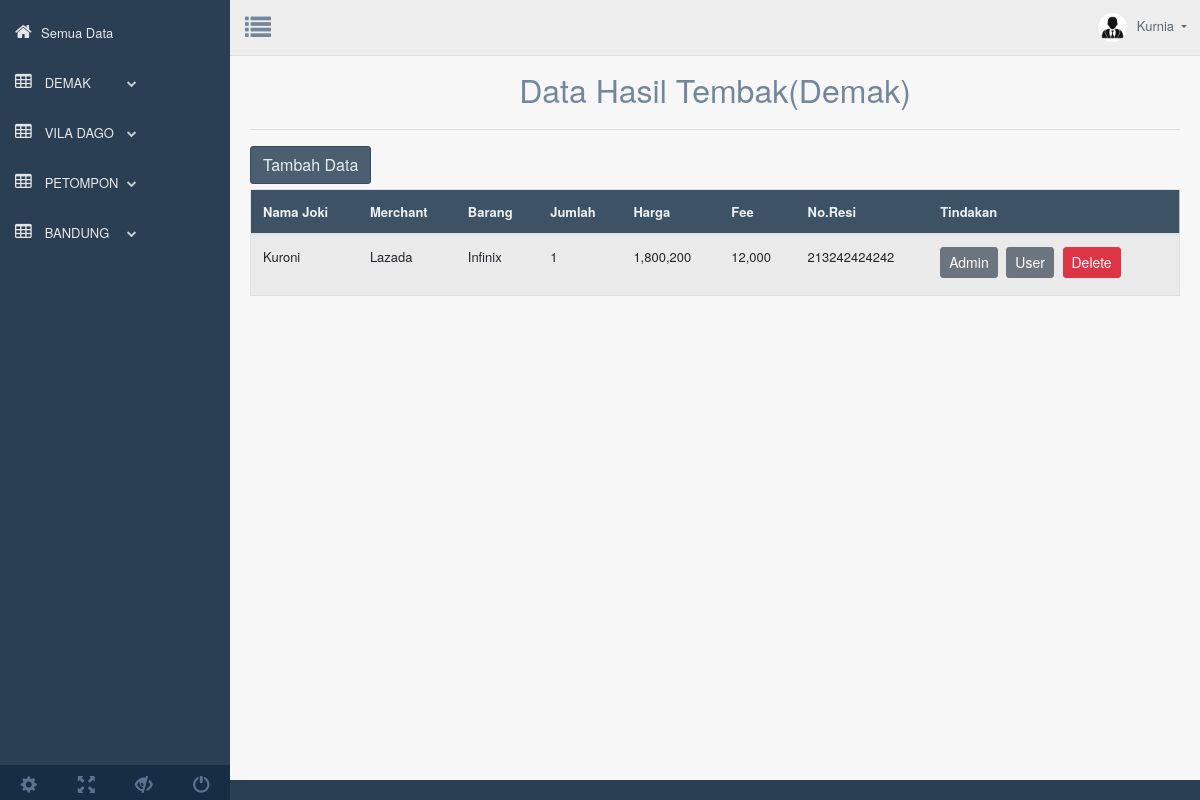
/web_page/index_data.php?page=tmp_rvs_demak (signed in), run on the app's committed database.
### tables this page shows
CREATE TABLE `users` (
  `user_id` bigint(20) NOT NULL,
  `nama_lengkap` text NOT NULL,
  `email` varchar(100) NOT NULL,
  `password` varchar(255) NOT NULL,
  `bank` varchar(255) DEFAULT NULL,
  `no_akun` text DEFAULT NULL,
  `nm_akun` varchar(255) DEFAULT NULL,
  `ovo` text DEFAULT NULL,
  `gopay` text DEFAULT NULL,
  `dana` text DEFAULT NULL,
  `date` timestamp NOT NULL DEFAULT current_timestamp() ON UPDATE current_timestamp()
);

CREATE TABLE `hasiltembak` (
  `id` int(11) NOT NULL,
  `joki` varchar(255) NOT NULL,
  `nmalamat` varchar(255) NOT NULL,
  `merchant` varchar(255) NOT NULL,
  `barang` varchar(255) NOT NULL,
  `jumlah` varchar(255) NOT NULL,
  `harga` varchar(255) NOT NULL,
  `fee` varchar(250) NOT NULL,
  `resi` varchar(255) NOT NULL
);

### web_page/functions.php (called while the page is built, shortened)
<?php
function check_login($con)
{
	if(isset($_SESSION['user_id']))
	{
		$id = $_SESSION['user_id'];
		$query = "select * from users where user_id = '$id' limit 1";
		$result = mysqli_query($con,$query);
		if($result && mysqli_num_rows($result) > 0)
		{
			$user_data = mysqli_fetch_assoc($result);
			return $user_data;
		}
	}
	die;
}

### web_page/revisi_data/1_demak/tmp_revisi_demak.php (the view, shortened to what this page needs)
<?php
include('../../konek_all_dt.php');
?>
	<div class="container" style="margin-top:20px">
		<center><font size="6">Data Hasil Tembak(Demak)</font></center>
		<hr>
		<a href="index_data.php?page=tmbh_dt_demak"><button class="btn btn-dark right">Tambah Data</button></a>
		<div class="table-responsive">
		<table class="table table-striped jambo_table bulk_action">
			<thead>
				<tr>
					<th>Nama Joki</th>
					<th>Merchant</th>
					<th>Barang</th>
					<th>Jumlah</th>
					<th>Harga</th>
					<th>Fee</th>
					<th>No.Resi</th>
					<th>Tindakan</th>
				</tr>
			</thead>
			<tbody>
				<?php
				$sql = mysqli_query($koneksi, "SELECT * FROM hasiltembak WHERE nmalamat='Demak' ") or die(mysqli_error($koneksi));
				if(mysqli_num_rows($sql) > 0){
					while($data = mysqli_fetch_assoc($sql)){
						echo '
						<tr>
							<td>'.$data['joki'].'</td>
							<td>'.$data['merchant'].'</td>
							<td>'.$data['barang'].'</td>
							<td>'.$data['jumlah'].'</td>
							<td>'.$data['harga'].'</td>
							<td>'.$data['fee'].'</td>
							<td>'.$data['resi'].'</td>
							<td>
								<a href="index_data.php?page=login_admn&id='.$data['id'].'&dt=dmk" class="btn btn-secondary btn-sm">Admin</a>
								<a href="index_data.php?page=rvs_demak_user&id='.$data['id'].'" class="btn btn-secondary btn-sm">User</a>
								<a href="delete.php?id='.$data['id'].'" class="btn btn-danger btn-sm" onclick="return confirm(\'Yakin ingin menghapus data ini?\')">Delete</a>
							</td>
						</tr>
						';
					}
				}else{
					echo '
					<tr>
						<td colspan="8">Tidak ada data.</td>
					</tr>
					';
				}
				?>
		</table>
	</div>
	</div>

### web_page/index_data.php (shortened to what this page needs)
<?php
include ("konek_all_dt.php");
 ?>
<?php
	include("konek_login.php");
	include("functions.php");
	$user_data = check_login($con);
?>
<!DOCTYPE html>
<html lang="en">
  <head>
    <link href="assets/bootstrap/dist/css/bootstrap.min.css" rel="stylesheet">
    <link href="assets/font-awesome/css/font-awesome.min.css" rel="stylesheet">
    <link href="assets/nprogress/nprogress.css" rel="stylesheet">
    <link href="assets/iCheck/skins/flat/green.css" rel="stylesheet">
    <link href="assets/bootstrap-progressbar/css/bootstrap-progressbar-3.3.4.min.css" rel="stylesheet">
    <link href="assets/css/custom.min.css" rel="stylesheet">
  </head>
  <body class="nav-md">
    <div class="container body">
      <div class="main_container">
        <div class="col-md-3 left_col">
          <div class="left_col scroll-view">
            <div class="navbar nav_title" style="border: 0;">
              <div id="sidebar-menu" class="main_menu_side hidden-print main_menu">
                <div class="menu_section">
                  <ul class="nav side-menu">
                    <li>
                    <a href="index_data.php?page=tmp_utama"><i class="fa fa-home"></i>Semua Data<span class="fa fa-chevron"></span></a>
                    </li>
                    <li><a href="#"><i class="fa fa-table"></i> DEMAK <span class="fa fa-chevron-down"></span></a>
                    </li>
                    <li><a href="#"><i class="fa fa-table"></i> VILA DAGO <span class="fa fa-chevron-down"></span></a>
                    </li>
                    <li><a href="#"><i class="fa fa-table"></i> PETOMPON <span class="fa fa-chevron-down"></span></a>
                    </li>
                    <li><a href="#"><i class="fa fa-table"></i> BANDUNG <span class="fa fa-chevron-down"></span></a>
                    </li>
                  </ul>
                </div>
              </div>
            </div>
            <br />
            <div class="sidebar-footer hidden-small">
              <a data-toggle="tooltip" data-placement="top" title="Settings" href="#">
                <span class="glyphicon glyphicon-cog" aria-hidden="true"></span>
              </a>
              <a data-toggle="tooltip" data-placement="top" title="FullScreen" href="#">
                <span class="glyphicon glyphicon-fullscreen" aria-hidden="true"></span>
              </a>
              <a data-toggle="tooltip" data-placement="top" title="Lock" href="#">
                <span class="glyphicon glyphicon-eye-close" aria-hidden="true"></span>
              </a>
              <a data-toggle="tooltip" data-placement="top" title="Logout" href="#">
                <span class="glyphicon glyphicon-off" aria-hidden="true"></span>
              </a>
            </div>
          </div>
        </div>
        <div class="top_nav">
          <div class="nav_menu">
              <div class="nav toggle">
                <a id="menu_toggle"><i class="fa fa-list"></i></a>
              </div>
              <nav class="nav navbar-nav">
              <ul class=" navbar-right">
                <li class="nav-item dropdown open" >
                  <a href="#" class="user-profile dropdown-toggle" aria-haspopup="true" id="navbarDropdown" data-toggle="dropdown" aria-expanded="false">
                    <img src='assets/images/ft_profile.jpg'><?php echo $user_data['nama_lengkap'];?>
                  </a>
                </li>
              </ul>
            </nav>
          </div>
        </div>
        <div class="right_col" role="main">
      <?php
      $queries = array();
      parse_str($_SERVER['QUERY_STRING'], $queries);
      switch ($queries['page']) {
        case 'tmp_rvs_demak':
          include 'revisi_data/1_demak/tmp_revisi_demak.php';
          break;
        }
        ?>
        </div>
      </div>
    </div>
  </body>
</html>

### data on the page
users: nama_lengkap "Kurnia"
hasiltembak: joki "Kuroni", merchant "Lazada", barang "Infinix", jumlah "1", harga "1,800,200", fee "12,000", resi "213242424242"
